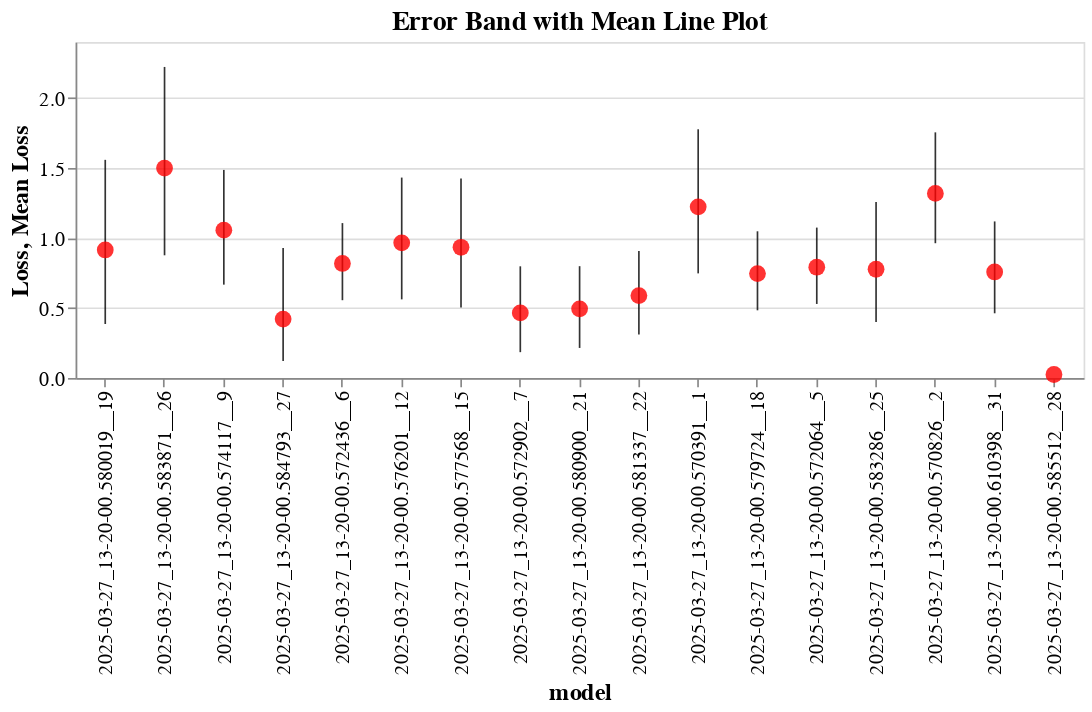

This figure's notebook cell:
### Code cell
import altair as alt

filtered_db = db[db['epoch'] > 140]

error_band = alt.Chart(filtered_db).mark_errorbar(extent='ci', opacity=0.8).encode(
    x=alt.X('model:O', sort=alt.EncodingSortField(field='mean(loss)', order='ascending')),
    y=alt.Y('loss:Q', title='Loss'),
).properties(
    title='Error Band with Mean Line Plot',
    width=600,
    height=200
)

mean_line = alt.Chart(filtered_db).mark_circle(color='red', size = 100).encode(
    x=alt.X('model:O', sort=alt.EncodingSortField(field='mean(loss)', order='ascending')),
    y=alt.Y('mean(loss):Q', title='Mean Loss'),
)

(error_band + mean_line).configure_mark(
    opacity=0.8
).configure_axis(
    labelFontSize=12,
    titleFontSize=14
).configure_title(
    fontSize=16
)

### Figure 1 — Vega-Lite specification as saved in the notebook (floating-point values rounded to 4 significant figures; data arrays with more than 128 entries replaced by an {"elided": "..."} marker saying what was removed)
{"config": {"view": {"continuousWidth": 300, "continuousHeight": 300}, "axis": {"labelFontSize": 12, "titleFontSize": 14}, "mark": {"opacity": 0.8}, "title": {"fontSize": 16}}, "layer": [{"mark": {"type": "errorbar", "extent": "ci", "opacity": 0.8}, "encoding": {"x": {"field": "model", "sort": {"field": "mean(loss)", "order": "ascending"}, "type": "ordinal"}, "y": {"field": "loss", "title": "Loss", "type": "quantitative"}}, "title": "Error Band with Mean Line Plot"}, {"mark": {"type": "circle", "color": "red", "size": 100}, "encoding": {"x": {"field": "model", "sort": {"field": "mean(loss)", "order": "ascending"}, "type": "ordinal"}, "y": {"aggregate": "mean", "field": "loss", "title": "Mean Loss", "type": "quantitative"}}}], "data": {"name": "data-2e22d3ec3a8f7eb795509f0f743f1bdb"}, "height": 200, "width": 600, "$schema": "https://vega.github.io/schema/vega-lite/v5.17.0.json", "datasets": {"data-2e22d3ec3a8f7eb795509f0f743f1bdb": {"elided": "261 records"}}}
